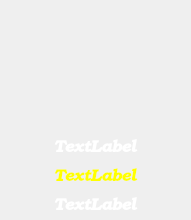
   <widget class="QWidget" name="bar_3" native="true">
    <property name="geometry">
     <rect>
      <x>1150</x>
      <y>140</y>
      <width>191</width>
      <height>220</height>
     </rect>
    </property>
    <widget class="QWidget" name="verticalLayoutWidget_14">
     <property name="geometry">
      <rect>
       <x>0</x>
       <y>-1</y>
       <width>190</width>
       <height>219</height>
      </rect>
     </property>
     <layout class="QVBoxLayout" name="verticalLayout_14">
      <item>
       <layout class="QHBoxLayout" name="horizontalLayout_14">
        <property name="leftMargin">
         <number>1</number>
        </property>
        <property name="topMargin">
         <number>2</number>
        </property>
        <item>
         <widget class="QLabel" name="card_1_bar_3">
          <property name="minimumSize">
           <size>
            <width>90</width>
            <height>130</height>
           </size>
          </property>
          <property name="text">
           <string/>
          </property>
         </widget>
        </item>
        <item>
         <widget class="QLabel" name="card_2_bar_3">
          <property name="minimumSize">
           <size>
            <width>90</width>
            <height>130</height>
           </size>
          </property>
          <property name="text">
           <string/>
          </property>
         </widget>
        </item>
       </layout>
      </item>
      <item>
       <widget class="QLabel" name="name_bar_3">
        <property name="palette">
         <palette>
          <active>
           <colorrole role="WindowText">
            <brush brushstyle="SolidPattern">
             <color alpha="255">
              <red>255</red>
              <green>255</green>
              <blue>255</blue>
             </color>
            </brush>
           </colorrole>
          </active>
          <inactive>
           <colorrole role="WindowText">
            <brush brushstyle="SolidPattern">
             <color alpha="255">
              <red>255</red>
              <green>255</green>
              <blue>255</blue>
             </color>
            </brush>
           </colorrole>
          </inactive>
          <disabled>
           <colorrole role="WindowText">
            <brush brushstyle="SolidPattern">
             <color alpha="255">
              <red>159</red>
              <green>158</green>
              <blue>158</blue>
             </color>
            </brush>
           </colorrole>
          </disabled>
         </palette>
        </property>
        <property name="font">
         <font>
          <family>URW Bookman L</family>
          <pointsize>12</pointsize>
          <weight>75</weight>
          <italic>true</italic>
          <bold>true</bold>
         </font>
        </property>
        <property name="text">
         <string>TextLabel</string>
        </property>
        <property name="alignment">
         <set>Qt::AlignCenter</set>
        </property>
       </widget>
      </item>
      <item>
       <widget class="QLabel" name="stack_bar_3">
        <property name="palette">
         <palette>
          <active>
           <colorrole role="WindowText">
            <brush brushstyle="SolidPattern">
             <color alpha="255">
              <red>255</red>
              <green>255</green>
              <blue>0</blue>
             </color>
            </brush>
           </colorrole>
          </active>
          <inactive>
           <colorrole role="WindowText">
            <brush brushstyle="SolidPattern">
             <color alpha="255">
              <red>255</red>
              <green>255</green>
              <blue>0</blue>
             </color>
            </brush>
           </colorrole>
          </inactive>
          <disabled>
           <colorrole role="WindowText">
            <brush brushstyle="SolidPattern">
             <color alpha="255">
              <red>159</red>
              <green>158</green>
              <blue>158</blue>
             </color>
            </brush>
           </colorrole>
          </disabled>
         </palette>
        </property>
        <property name="font">
         <font>
          <family>URW Bookman L</family>
          <pointsize>12</pointsize>
          <weight>75</weight>
          <italic>true</italic>
          <bold>true</bold>
         </font>
        </property>
        <property name="text">
         <string>TextLabel</string>
        </property>
        <property name="alignment">
         <set>Qt::AlignCenter</set>
        </property>
       </widget>
      </item>
      <item>
       <widget class="QLabel" name="action_bar_3">
        <property name="palette">
         <palette>
          <active>
           <colorrole role="WindowText">
            <brush brushstyle="SolidPattern">
             <color alpha="255">
              <red>255</red>
              <green>255</green>
              <blue>255</blue>
             </color>
            </brush>
           </colorrole>
          </active>
          <inactive>
           <colorrole role="WindowText">
            <brush brushstyle="SolidPattern">
             <color alpha="255">
              <red>255</red>
              <green>255</green>
              <blue>255</blue>
             </color>
            </brush>
           </colorrole>
          </inactive>
          <disabled>
           <colorrole role="WindowText">
            <brush brushstyle="SolidPattern">
             <color alpha="255">
              <red>159</red>
              <green>158</green>
              <blue>158</blue>
             </color>
            </brush>
           </colorrole>
          </disabled>
         </palette>
        </property>
        <property name="font">
         <font>
          <family>URW Bookman L</family>
          <pointsize>12</pointsize>
          <weight>75</weight>
          <italic>true</italic>
          <bold>true</bold>
         </font>
        </property>
        <property name="text">
         <string>TextLabel</string>
        </property>
        <property name="alignment">
         <set>Qt::AlignCenter</set>
        </property>
       </widget>
      </item>
     </layout>
    </widget>
   </widget>
